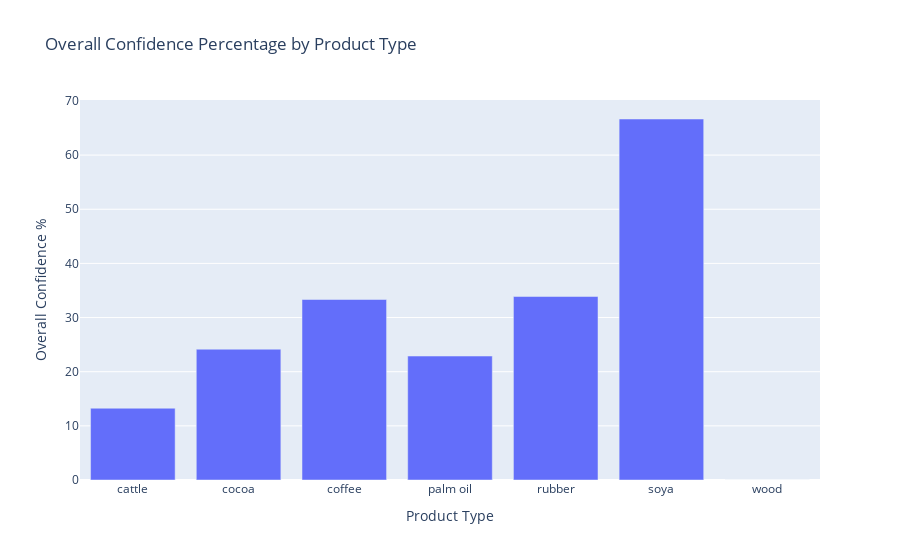

Here is the notebook cell this chart was saved with:
### Code cell
# Aggregate data by Product Type and calculate average overall confidence percentage
confidence_data = data.groupby('Product Type')['Overall Confidence %'].mean().reset_index()

# Create a bar chart for overall confidence percentage by product type
fig4 = px.bar(confidence_data, x='Product Type', y='Overall Confidence %', title='Overall Confidence Percentage by Product Type')

# Display the bar chart
fig4.show()

### Figure 1 — Plotly figure (JSON) as saved in the notebook; plotly's stock layout.template omitted (floating-point values rounded to 4 significant figures)
{"data": [{"alignmentgroup": "True", "hovertemplate": "Product Type=%{x}<br>Overall Confidence %=%{y}<extra></extra>", "legendgroup": "", "marker": {"color": "#636efa", "pattern": {"shape": ""}}, "name": "", "offsetgroup": "", "orientation": "v", "showlegend": false, "textposition": "auto", "type": "bar", "x": ["cattle", "cocoa", "coffee", "palm oil", "rubber", "soya", "wood"], "xaxis": "x", "y": [13.25, 24.15, 33.33, 22.89, 33.88, 66.67, 0], "yaxis": "y"}], "layout": {"barmode": "relative", "legend": {"tracegroupgap": 0}, "title": {"text": "Overall Confidence Percentage by Product Type"}, "xaxis": {"anchor": "y", "domain": [0, 1], "title": {"text": "Product Type"}}, "yaxis": {"anchor": "x", "domain": [0, 1], "title": {"text": "Overall Confidence %"}}}}
